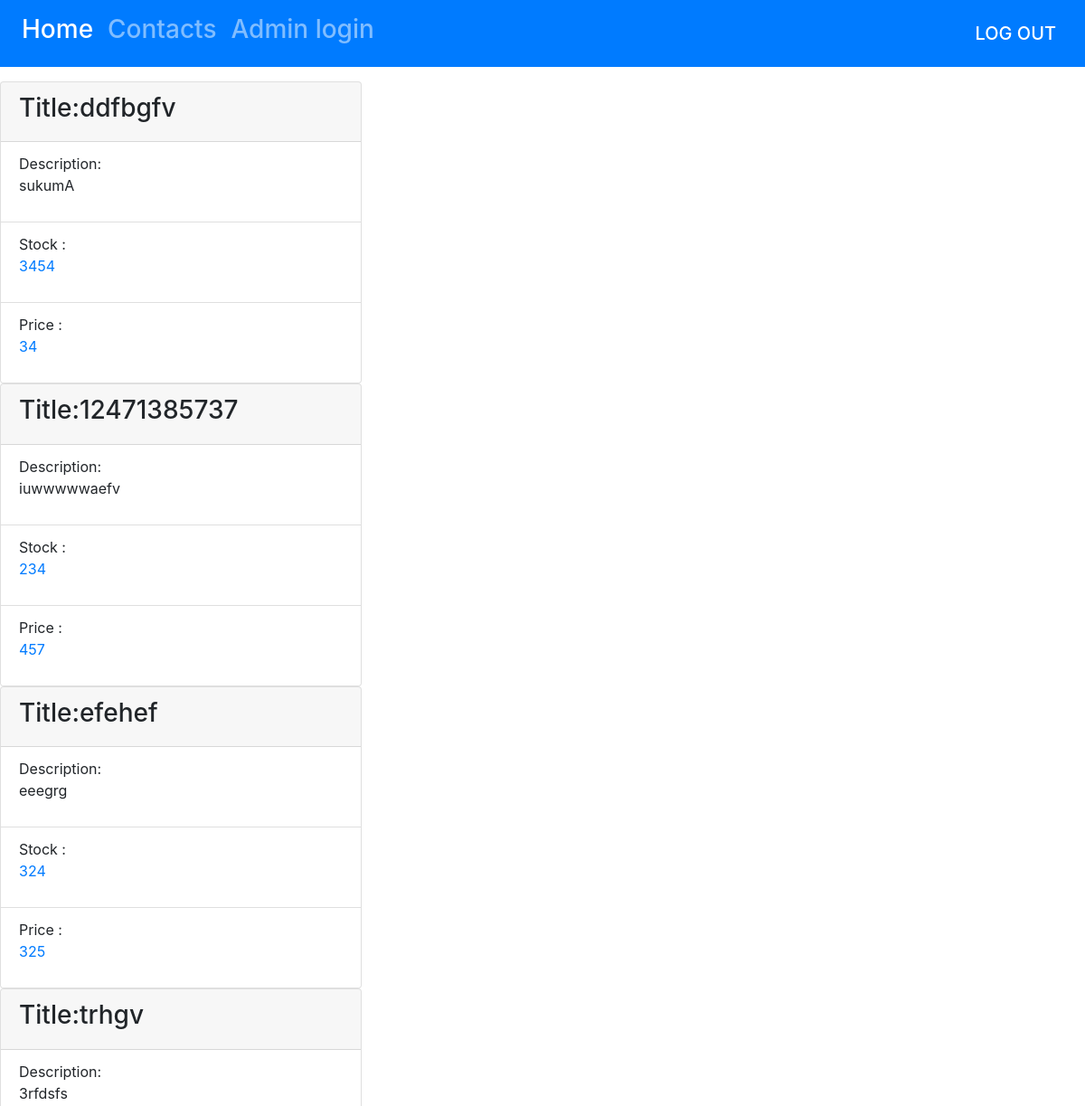
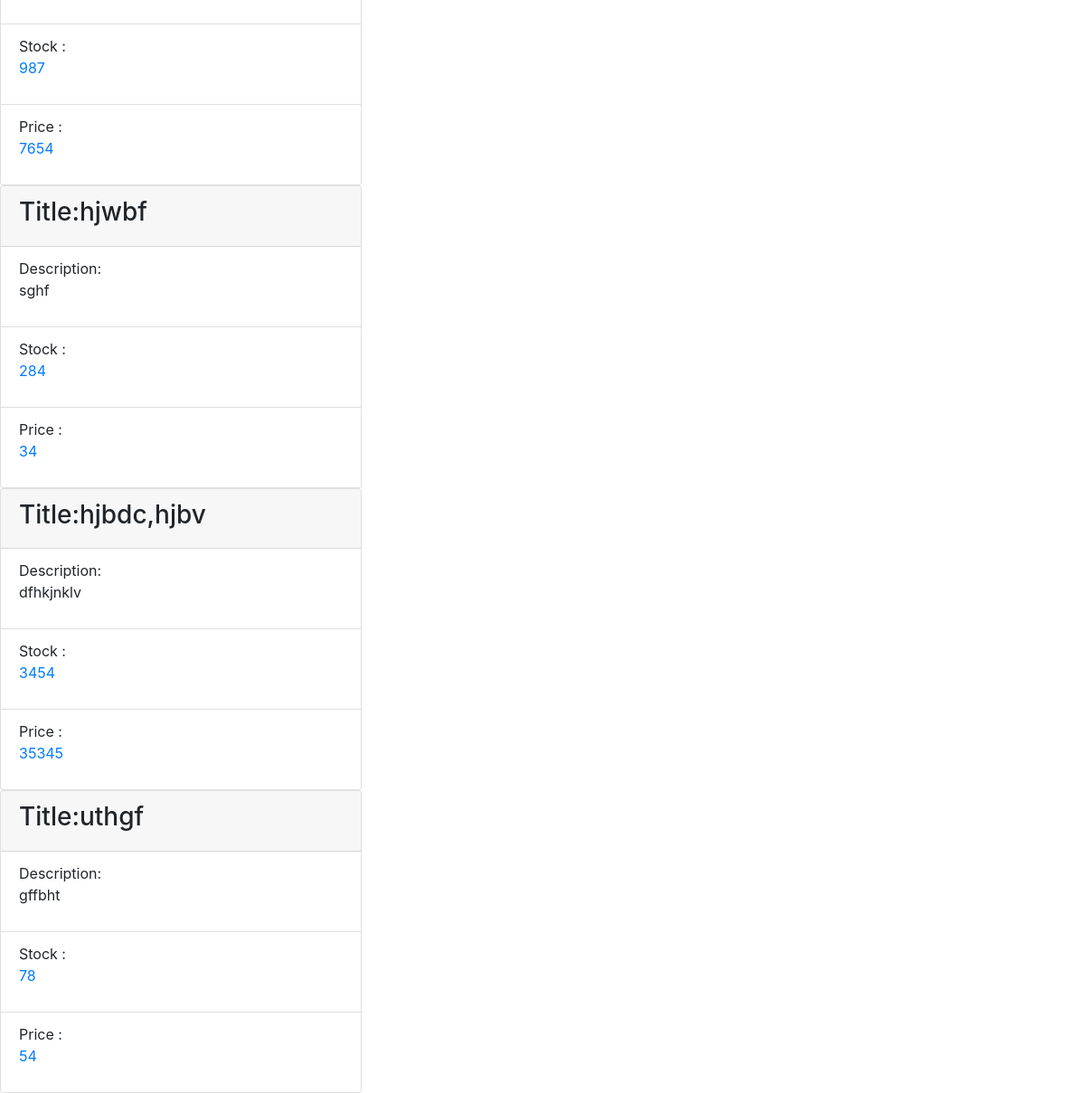
The page /homepage.php on the database its author committed (2 pictures, top to bottom).
### tables this page shows
CREATE TABLE `products` (
  `id` int(11) NOT NULL,
  `title` text NOT NULL,
  `description` text NOT NULL,
  `price` int(11) NOT NULL,
  `stock` text NOT NULL
);

### homepage.php (the view, shortened to what this page needs)
<?php
	$conn = new_connection();
	if(isset($_GET['keyword'])){
		$keyword = mysqli_real_escape_string($conn,$_GET['keyword']);
		$sql = "SELECT `id`,`title`,`description`,`price`,`stock` FROM `products` WHERE `title` LIKE ?";
		$stmt = $conn->prepare($sql);
		$stmt->bind_param("s",$keyword);
	}else{
		$sql = "SELECT `id`,`description`,`title`,`price`,`stock` FROM `products`";
		$stmt = $conn->prepare($sql);
	}
	$stmt->execute();
	$stmt->bind_result($id,$title,$description,$price,$stock);
	$products=[];
	while($stmt->fetch()){
		$product = [
			"id"=>$id,
			"title"=>$title,
			"description"=>$description,
			"price"=>$price,
			"stock"=>$stock
		];
		array_push($products,$product);
	}
 ?>
<!DOCTYPE html>
<html>
<head>
	<link rel="stylesheet" href="bootstrap.min.css" type="text/css"/>
	<link rel="stylesheet" type="text/css" href="homepage.css">
</head>
<body >
	<div><h3>
	<nav class="navbar navbar-expand-lg navbar-dark bg-primary   mb-3">
		  <a class="navbar-brand order-1 mr-1.5 mt-1.5" href="logout.php">LOG OUT</a>
		  <div class="collapse navbar-collapse" id="navbarNavAltMarkup">
		    <div class="navbar-nav">
		      <a class="nav-item active nav-link h3 columnspan=3 " href="#Home">Home</a>
		      <a class="nav-item nav-link h3" href="#contacts">Contacts</a>
		      <a class="nav-item nav-link h3 " href="adminLogin.php">Admin login</a>
		    </div>
		  </div>
		</nav>
		</h3>
						<?php if(count($products)==0){ ?>
					<tr>
						<td colspan = "4">No products found</td>
					</tr>
				<?php }else{
					foreach($products as $product){ ?>
						<div class="col-4 pt-1.5">
									<div class="card row"  style="">
									  <div class="card-header">
									    <h3>Title:<?php echo $product["title"]; ?></h3>
									  </div>
									  <ul class="list-group list-group-flush">
									    <li class="list-group-item">Description:<p><?php echo $product["description"]; ?></p></li>
									    <li class="list-group-item ">Stock :<p><a href=""><?php echo $product["stock"]; ?></p></a></li>
									    <li class="list-group-item">Price :<p><a href=""><?php echo $product["price"]; ?></p></a></li>
									  </ul>
									</div>
									</div>
							<?php } }?>
                 </div>
</body>
</html>

### rows shown on the page
products: description "ddfbgfv", title "sukumA", stock "3454", price "34"
products: description "12471385737", title "iuwwwwwaefv", stock "234", price "457"
products: description "efehef", title "eeegrg", stock "324", price "325"
products: description "trhgv", title "3rfdsfs", stock "987", price "7654"
products: description "hjwbf", title "sghf", stock "284", price "34"
products: description "hjbdc,hjbv", title "dfhkjnklv", stock "3454", price "35345"
products: description "uthgf", title "gffbht", stock "78", price "54"
